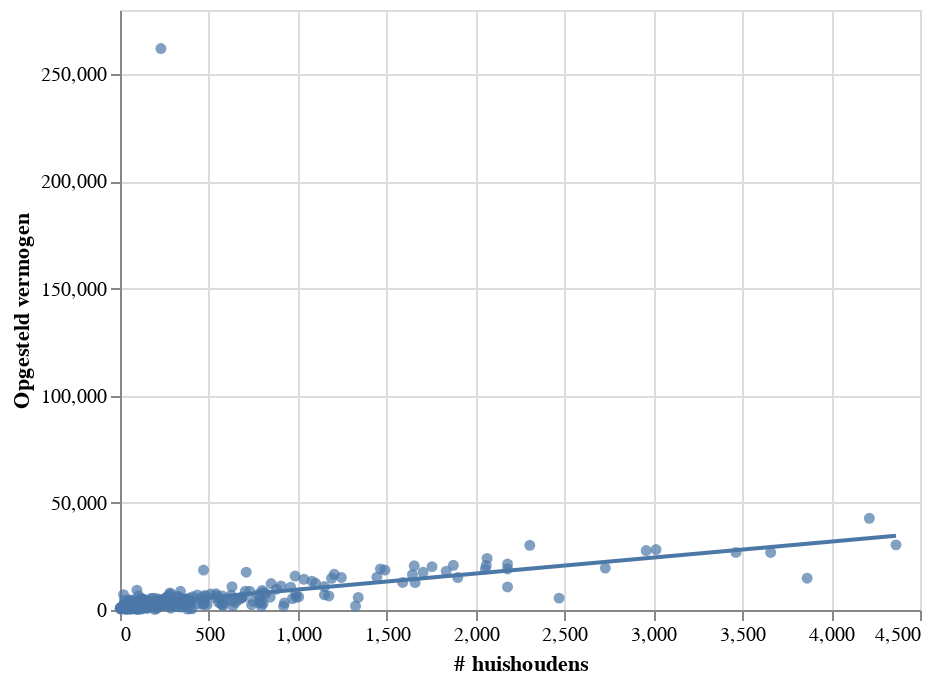

Notebook cell for this chart:
### Code cell
import altair as alt

alt.renderers.enable('mimetype')

base = alt.Chart(train_set_for_plots).mark_circle().encode(
    alt.X('HuishoudensTotaal_28',
     title='# huishoudens'),
       alt.Y('Opgesteld_vermogen',
     title='Opgesteld vermogen')
)

linear_fit = [
    base.transform_regression(
        "HuishoudensTotaal_28", "Opgesteld_vermogen", method="linear"
    )
    .mark_line()   
]

alt.layer(base, *linear_fit)

### Figure 1 — Vega-Lite specification as saved in the notebook (floating-point values rounded to 4 significant figures; data arrays with more than 128 entries replaced by an {"elided": "..."} marker saying what was removed)
{"$schema": "https://vega.github.io/schema/vega-lite/v4.8.1.json", "config": {"view": {"continuousHeight": 300, "continuousWidth": 400}}, "data": {"name": "data-0ed2242a628159d40ec28fb45670efbf"}, "datasets": {"data-0ed2242a628159d40ec28fb45670efbf": {"elided": "380 records"}}, "layer": [{"encoding": {"x": {"field": "HuishoudensTotaal_28", "title": "# huishoudens", "type": "quantitative"}, "y": {"field": "Opgesteld_vermogen", "title": "Opgesteld vermogen", "type": "quantitative"}}, "mark": "circle"}, {"encoding": {"x": {"field": "HuishoudensTotaal_28", "title": "# huishoudens", "type": "quantitative"}, "y": {"field": "Opgesteld_vermogen", "title": "Opgesteld vermogen", "type": "quantitative"}}, "mark": "line", "transform": [{"method": "linear", "on": "HuishoudensTotaal_28", "regression": "Opgesteld_vermogen"}]}]}
